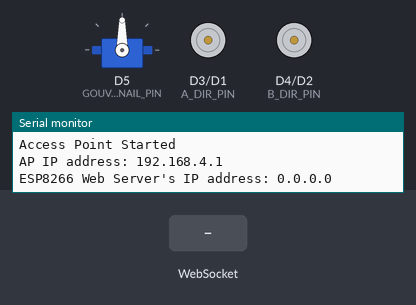
A sketch run on a simulated ESP8266 (NodeMCU). On the bench: servo, direction and speed pins drawn as motors (green arrow = direction pin HIGH = forward, orange = LOW = backward, longer = more drive), the last lines printed to the serial monitor. Inputs (shaded band) come from the test bench. WiFi joins after 1.5 s; servers stay silent unless stated.

Above: at 1.2 s.
1.3 s: WebSocket text "8" received
At 2.4 s:
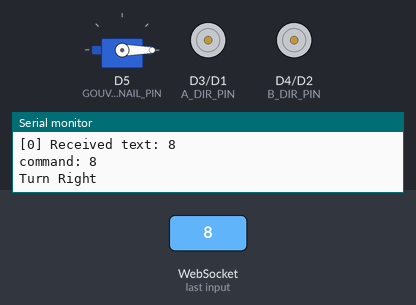
2.8 s: WebSocket text "1" received
At 3.3 s:
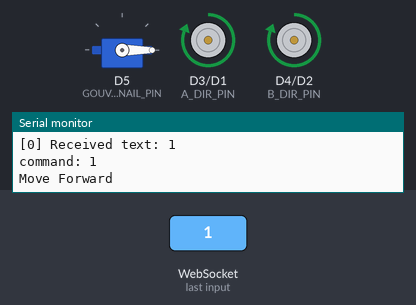
4.3 s: WebSocket text "4" received
At 5.5 s:
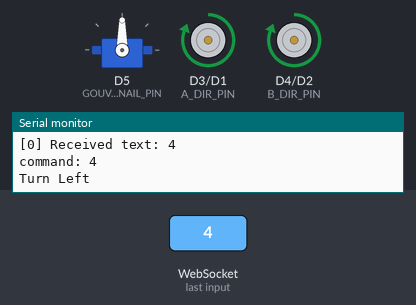
5.8 s: WebSocket text "2" received
At 6.8 s:
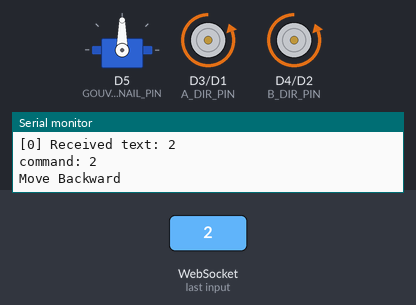
8.8 s: WebSocket text "8" received
At 10.2 s:
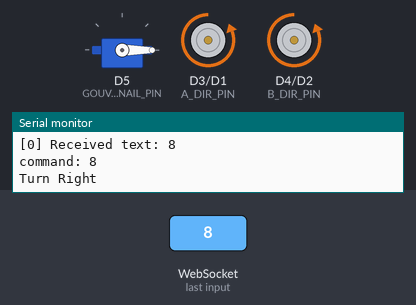
Timing chart, 0 to 11.3 s (numbered marks = the images above; inputs shaded):
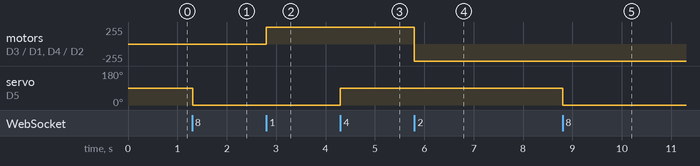

The sketch:

boat_remote_control.ino
```cpp
/*
 * This ESP8266 NodeMCU code was developed by newbiely.com
 *
 * This ESP8266 NodeMCU code is made available for public use without any restriction
 *
 * For comprehensive instructions and wiring diagrams, please visit:
 * https://newbiely.com/tutorials/esp8266/esp8266-controls-car-via-web
 */

#include <ESP8266WiFi.h>
#include <ESP8266WebServer.h>
// https://github.com/Links2004/arduinoWebSockets/tree/master
#include <WebSocketsServer.h>
#include <Servo.h>
#include "index.h"

///////////////////// PARAMETERS //////////////////////

String WIFIMODE = "AP"; // Or AP or EXISTING

const char* ssid = "BATEAU-4";
const char* password = "12345678";

/////////// END, NOT TOUCH UNDER THIS LINE ////////////

Servo myservo;

#define CMD_STOP 0
#define CMD_FORWARD 1
#define CMD_BACKWARD 2
#define CMD_LEFT 4
#define CMD_RIGHT 8


#define A_PWM_PIN D1  // A MOTOR
#define A_DIR_PIN D3  // A MOTOR

#define B_PWM_PIN D2  // B MOTOR
#define B_DIR_PIN D4  // B MOTOR


#define GOUVERNAIL_PIN D5 // PIN SERVO GOUVERNAIL
int GOUVERNAIL_VALUE = 90; // PIN SERVO GOUVERNAIL

ESP8266WebServer server(80);                        // Web server on port 80
WebSocketsServer webSocket = WebSocketsServer(81);  // WebSocket server on port 81


  // Broadcast Wifi strength
  // String rssi = String(WiFi.RSSI());
  // webSocket.broadcastTXT(rssi);

void webSocketEvent(uint8_t num, WStype_t type, uint8_t* payload, size_t length) {
  switch (type) {
    case WStype_DISCONNECTED:
      Serial.printf("[%u] Disconnected!\n", num);
      break;
    case WStype_CONNECTED:
      {
        IPAddress ip = webSocket.remoteIP(num);
        Serial.printf("[%u] Connected from %d.%d.%d.%d\n", num, ip[0], ip[1], ip[2], ip[3]);
      }
      break;
    case WStype_TEXT:
      Serial.printf("[%u] Received text: %s\n", num, payload); // Debug all raw messages
      String angle = String((char*)payload);
      int command = angle.toInt();
      Serial.print("command: ");
      Serial.println(command);

      switch (command) {
        case CMD_STOP:
          Serial.println("Stop");
          CAR_stop();
          break;
        case CMD_FORWARD:
          Serial.println("Move Forward");
          CAR_moveForward();
          break;
        case CMD_BACKWARD:
          Serial.println("Move Backward");
          CAR_moveBackward();
          break;
        case CMD_LEFT:
          Serial.println("Turn Left");
          CAR_turnLeft();
          break;
        case CMD_RIGHT:
          Serial.println("Turn Right");
          CAR_turnRight();
          break;
        default:
          Serial.println("Unknown command");
      }

      break;
  }
}

void setup() {
  Serial.begin(9600);
  // A MOTOR
  pinMode(A_PWM_PIN, OUTPUT);
  pinMode(A_DIR_PIN, OUTPUT);
  // B MOTOR
  pinMode(B_PWM_PIN, OUTPUT);
  pinMode(B_DIR_PIN, OUTPUT);
  // GOUVERNAIL
  pinMode(GOUVERNAIL_PIN, OUTPUT);
  // Boot init
  Boot_init();

if (WIFIMODE == "EXISTING") {
// Connect to existing Wi-Fi network
  WiFi.begin(ssid, password);
  while (WiFi.status() != WL_CONNECTED) {
    delay(1000);
    Serial.println("Connecting to WiFi...");
  }
  Serial.println("Connected to WiFi");
  Serial.print("ESP8266 Web Server's IP address: ");
  Serial.println(WiFi.localIP());
} else {
  // Configure ESP8266 as an Access Point
  WiFi.softAP(ssid, password);
  Serial.println("Access Point Started");

  // IP address assigned to the Access Point
  Serial.print("AP IP address: ");
  Serial.println(WiFi.softAPIP());
}

  // Initialize WebSocket server
  webSocket.begin();
  webSocket.onEvent(webSocketEvent);

  // Serve a basic HTML page with JavaScript to create the WebSocket connection
  server.on("/", HTTP_GET, []() {
    Serial.println("Web Server: received a web page request");
    String html = HTML_CONTENT;  // Use the HTML content from the servo_html.h file
    server.send(200, "text/html", html);
  });

  server.begin();
  Serial.print("ESP8266 Web Server's IP address: ");
  Serial.println(WiFi.localIP());

  // SERVO
  myservo.attach(GOUVERNAIL_PIN);

}

void loop() {
  // Handle client requests
  server.handleClient();

  // Handle WebSocket events
  webSocket.loop();
}

void CAR_moveForward() {
  // A MOTOR
  digitalWrite(A_PWM_PIN, 500);
  digitalWrite(A_DIR_PIN, HIGH);
  // B MOTOR
  digitalWrite(B_PWM_PIN, 500);
  digitalWrite(B_DIR_PIN, HIGH);
}

void CAR_moveBackward() {
  // A MOTOR
  digitalWrite(A_PWM_PIN, 500);
  digitalWrite(A_DIR_PIN, LOW);
  // B MOTOR
  digitalWrite(B_PWM_PIN, 500);
  digitalWrite(B_DIR_PIN, LOW);
}

void CAR_turnLeft() {
  GOUVERNAIL_VALUE += 100;
  myservo.write(GOUVERNAIL_VALUE);
}

void CAR_turnRight() {
  GOUVERNAIL_VALUE -= 100;
  myservo.write(GOUVERNAIL_VALUE);
}

void CAR_stop() {
  GOUVERNAIL_VALUE = 90;
  myservo.write(90);
  digitalWrite(A_PWM_PIN, 0);
  digitalWrite(A_DIR_PIN, LOW);
  digitalWrite(B_PWM_PIN, 0);
  digitalWrite(B_DIR_PIN, LOW);
}

void Boot_init() {
  digitalWrite(A_PWM_PIN, 0);
  digitalWrite(A_DIR_PIN, LOW);
  digitalWrite(B_PWM_PIN, 0);
  digitalWrite(B_DIR_PIN, LOW);
}
```

Source omitted: index.h (21938 bytes)

Measured:
- after the input at 1.3 s, servo on D5 (GOUVERNAIL_PIN): 90° → 0° at once
- after the input at 2.8 s, motor on D3 (A_DIR_PIN) / D1 (A_PWM_PIN), motor on D4 (B_DIR_PIN) / D2 (B_PWM_PIN): stopped → forward 255/255 at once
- after the input at 4.3 s, servo on D5 (GOUVERNAIL_PIN): 0° → 90° at once
- after the input at 5.8 s, motor on D3 (A_DIR_PIN) / D1 (A_PWM_PIN), motor on D4 (B_DIR_PIN) / D2 (B_PWM_PIN): forward 255/255 → backward 255/255 at once
- after the input at 8.8 s, servo on D5 (GOUVERNAIL_PIN): 90° → 0° at once
